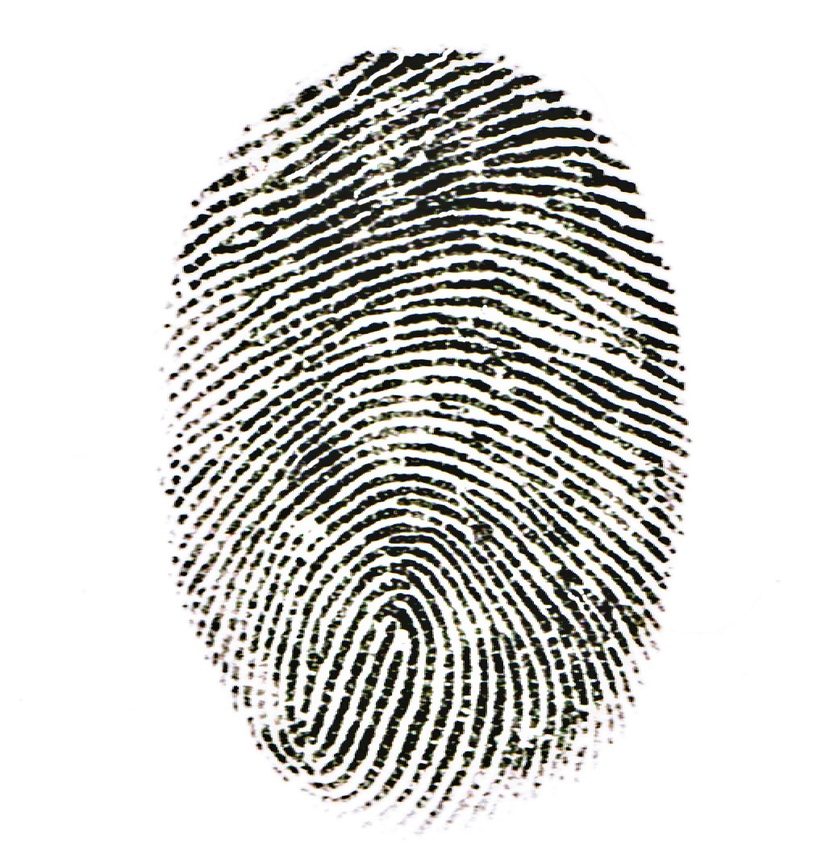
#> input picture OpenCV Projects/Fingerprints Analysis/fingerprint1.jpg, 817 x 864 px, shrunk from 1013 x 1071 before the run
$ python 'Fingerprints Analysis.py'
#> lines starting #> are read from the running program, lines starting #| are printed output that depends on the picture
import cv2 as cv
import matplotlib.pyplot as plot
import numpy as npy


# Contains heather and assignment instructions.
class messages:
    message1 = "Option #1: Morphology Operations for Fingerprint Enhancement\n"
    message2 = "Acquire an image of a latent fingerprint. In OpenCV, write algorithms to process the image using " \
               "morphological operations (dilation, erosion, opening, and closing)."
    print(message1)
    print(message2)


# This class load the image that is going to be process.
class imgProcess:
    pic = "fingerprint1.jpg"
    loading = cv.imread(pic)
    img_ready = cv.cvtColor(loading, cv.COLOR_RGB2BGR)


# This class binarize the image, and sets the kernel parameters.
class imgProcess2:
    img1 = imgProcess.img_ready
    (thresh, bin_img) = cv.threshold(img1, 127, 255, cv.THRESH_BINARY)
    kernel_proc = npy.ones((5, 5), npy.uint8)


# This class have the different morphological operations to be performed on the fingerprints image.
class morphology_Operations:
    img_erosion = cv.erode(imgProcess2.bin_img, imgProcess2.kernel_proc, iterations=1)
    img_dilation = cv.dilate(imgProcess2.bin_img, imgProcess2.kernel_proc, iterations=1)
    img_opening = cv.morphologyEx(imgProcess2.bin_img, cv.MORPH_OPEN, imgProcess2.kernel_proc, iterations=1)
    img_closing = cv.morphologyEx(imgProcess2.bin_img, cv.MORPH_CLOSE, imgProcess2.kernel_proc, iterations=1)


# This function shows all the morphological operations in the fingerprints for a thorough analysis comparative analysis.
def imgPlot():
    fig, axes = plot.subplots(2, 4)
    fig.suptitle("Morphology Operations for Fingerprint Enhancement")

    axes[0, 0].set_title("Dilation")
    axes[0, 1].set_title("Erosion")
    axes[0, 2].set_title("Opening")
    axes[0, 3].set_title("Closing")
    axes[0, 0].set_ylabel("Original Fingerprint")
    axes[0, 0].imshow(imgProcess.img_ready)

    axes[0, 1].imshow(imgProcess.img_ready)
    axes[0, 2].imshow(imgProcess.img_ready)
    axes[0, 3].imshow(imgProcess.img_ready)

    axes[1, 0].set_ylabel("Morphological Enhanced")
    axes[1, 0].imshow(morphology_Operations.img_erosion)

    axes[1, 1].imshow(morphology_Operations.img_dilation)
    axes[1, 2].imshow(morphology_Operations.img_opening)
    axes[1, 3].imshow(morphology_Operations.img_closing)

    plot.show()
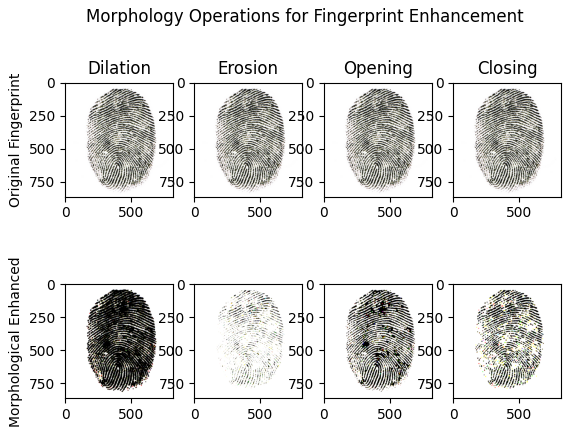
#> figure drawn by matplotlib, 8 panels


# This function is defined as main in order to execute the sequence of the code.
def main():
    imgPlot()


if __name__ == "__main__":
    main()
